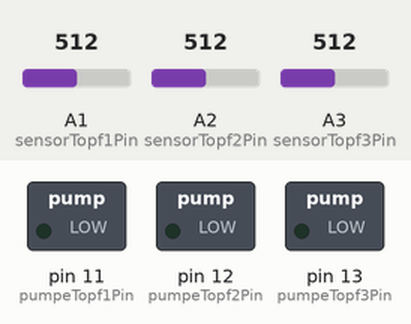
A sketch run on a simulated Arduino Uno, built with avr-gcc and run on an emulated ATmega328P. Shown: switched loads named in the sketch (green lamp = pin HIGH). Inputs (shaded band) come from the test bench; at power-on: A1 (sensorTopf1Pin) = 512, A2 (sensorTopf2Pin) = 512, A3 (sensorTopf3Pin) = 512. What the sketch prints to the serial monitor is not drawn.

Above: at 10.0 s.
At 21.5 s:
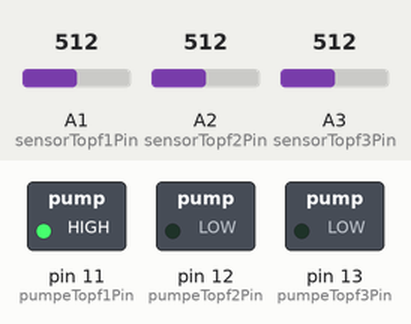
At 24.5 s:
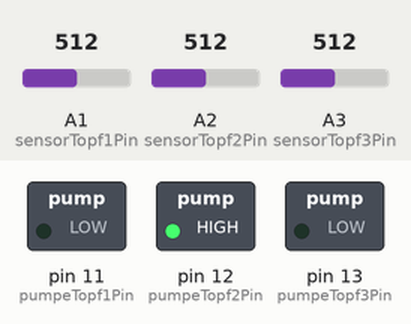
At 27.5 s:
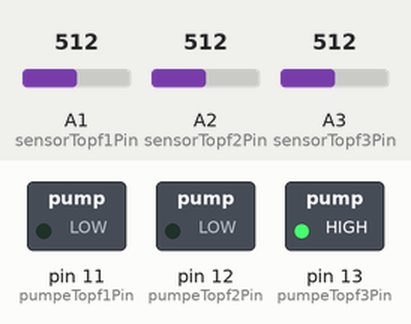
Timing chart, 0 to 63.7 s (numbered marks = the images above):
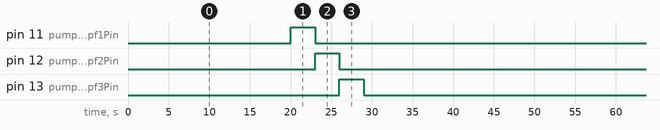

The sketch:

wasserwacht.ino
```cpp
int sensorTopf1Pin = A1;
int sensorTopf2Pin = A2;
int sensorTopf3Pin = A3;

//Falls man einen Sensor für den Wasserstand braucht
int sensorReservePin = A0;

int pumpeTopf1Pin = 11;
int pumpeTopf2Pin = 12;
int pumpeTopf3Pin = 13;

//Unterhalb diser Sensorwerte wird nicht gegossen
int sollTopf1 = 300;
int sollTopf2 = 300;
int sollTopf3 = 300;
int sollReserve = 580;

int istTopf1 = 700;
int istTopf2 = 700;
int istTopf3 = 700;

//Wartezeit zwischen den Messungen
int Wartezeit = 20000;

//Solang wird bei zu trockenem Boden gepumpt
int Pumpzeit = 3000;

void setup() {

  // Alle Sensoren sind Eingänge
  pinMode(sensorTopf1Pin, INPUT);
  pinMode(sensorTopf2Pin, INPUT);
  pinMode(sensorTopf3Pin, INPUT);
  pinMode(sensorReservePin, INPUT);

  //Alle Pumpen sind Ausgänge
  pinMode(pumpeTopf1Pin, OUTPUT);
  pinMode(pumpeTopf2Pin, OUTPUT);
  pinMode(pumpeTopf3Pin, OUTPUT);

  //Pumpen zu Begin aus
  digitalWrite(pumpeTopf1Pin,LOW);
  digitalWrite(pumpeTopf2Pin,LOW);
  digitalWrite(pumpeTopf3Pin,LOW);

  Serial.begin(9600);

}

void loop() {
  //Wartezeit für die Senoren zu Beginn
  delay(Wartezeit);

  //Messen...
  istTopf1 = analogRead(sensorTopf1Pin);
  istTopf2 = analogRead(sensorTopf2Pin);
  istTopf3 = analogRead(sensorTopf3Pin);

  //... Werte seriell ausgeben...
  Serial.print("Wasser Topf 1: ");
  Serial.print(istTopf1);
  Serial.print("\t");
  Serial.print("Wasser Topf 2: ");
  Serial.print(istTopf2);
  Serial.print("\t");
  Serial.print("Wasser Topf 3: ");
  Serial.print(istTopf3);
  Serial.println("\t");

  //...und bei Bedarf pumpen
  if(istTopf1 > sollTopf1)
    {
      digitalWrite(pumpeTopf1Pin, HIGH);
      Serial.print("Topf1 zu trocken!!!"   );
      Serial.print("\t");
      delay(Pumpzeit);
      digitalWrite(pumpeTopf1Pin, LOW);
    }
  else
    {
      Serial.print("Topf1 ist ok!");
      Serial.print("\t");
      Serial.print("\t");
    }

  if(istTopf2 > sollTopf2)
    {
      digitalWrite(pumpeTopf2Pin, HIGH);
      Serial.print("Topf2 zu trocken!!!"   );
      Serial.print("\t");
      delay(Pumpzeit);
      digitalWrite(pumpeTopf2Pin, LOW);
    }
  else
    {
      Serial.print("Topf2 ist ok!");
      Serial.print("\t");
      Serial.print("\t");
    }

  if(istTopf3 > sollTopf3)
    {
      digitalWrite(pumpeTopf3Pin, HIGH);
      Serial.println("Topf3 zu trocken!!!"   );
      delay(Pumpzeit);
      digitalWrite(pumpeTopf3Pin, LOW);
    }
  else
    {
      Serial.println("Topf3 ist ok!");
    }

delay(Wartezeit);
}
```

Measured:
- by itself, pin 11 (pumpeTopf1Pin), pin 12 (pumpeTopf2Pin), pin 13 (pumpeTopf3Pin): alternates HIGH for 3.0 s and LOW for 46.0 s
- by itself, everything shown: repeats every 49.0 s, in 4 steps
